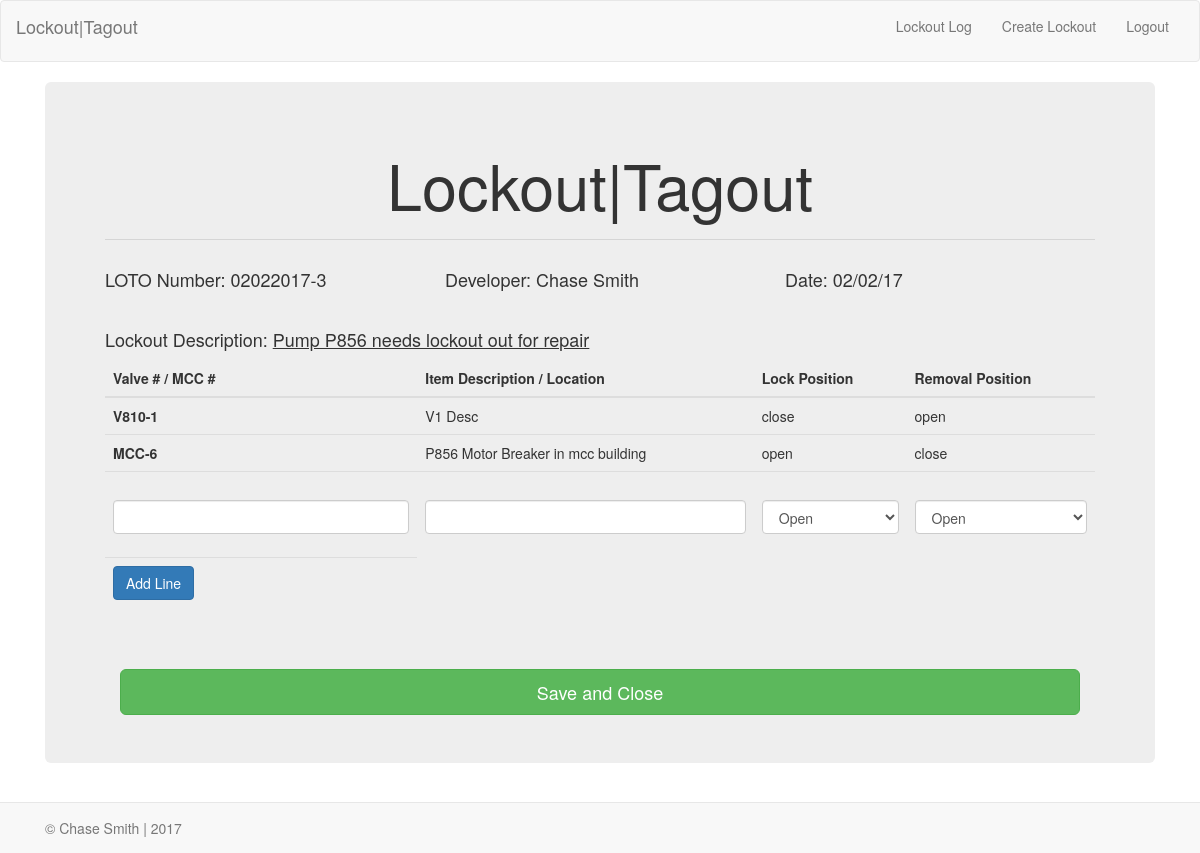
The app's page /save_lockout with its own data.
### models.py (models this page shows, shortened)
class Lockout(db.Model):
    __tablename__="lockout"
    id=db.Column(db.Integer, primary_key=True)
    lockout_number=db.Column(db.String(10), nullable=False)
    lockout_description=db.Column(db.String(200), nullable=False)
    lockout_author = db.relationship('User', backref=db.backref('lockout_author', lazy='dynamic'))
    user_id=db.Column('user_id', db.Integer, db.ForeignKey('user.id'))
    filename=db.Column(db.String(300), nullable=True)
    status=db.Column(db.Boolean(), default=True)
    goggles=db.Column(db.Boolean(), default=False)
    faceshield=db.Column(db.Boolean(),default=False)
    fullface=db.Column(db.Boolean(), default=False)
    dustmask=db.Column(db.Boolean(), default=False)
    leathergloves=db.Column(db.Boolean(), default=False)
    saranax=db.Column(db.Boolean(), default=False)
    nitrilegloves=db.Column(db.Boolean(), default=False)
    chemicalgloves=db.Column(db.Boolean(), default=False)
    chemicalsuit=db.Column(db.Boolean(),default=False)
    tyrex=db.Column(db.Boolean(),default=False)
    rubberboots=db.Column(db.Boolean(),default=False)
    sar=db.Column(db.Boolean(),default=False)
    data=db.Column(db.LargeBinary(),nullable=True)
    date=db.Column(db.DateTime)
    ppe=db.Column(db.String(50), nullable=True)

class User(db.Model):
    __tablename__="user"
    id=db.Column(db.Integer, primary_key=True)
    username=db.Column(db.String(20), unique=True)
    first_name=db.Column(db.String(20), nullable=False)
    last_name=db.Column(db.String(20), nullable=False)
    position=db.Column(db.String(50), nullable=False)

class Lockout_Line(db.Model):
    __tablename__="lockout_line"
    id=db.Column(db.Integer, primary_key=True)
    valve_number=db.Column(db.String(10), nullable=False)
    line_description=db.Column(db.String(50), nullable=True)
    lock_position=db.Column(db.String(10), nullable=False)
    removal_position=db.Column(db.String(10), nullable=False)
    lockout=db.relationship('Lockout', backref=db.backref('lockout', lazy='dynamic'))
    lockout_id=db.Column('lockout_id', db.Integer, db.ForeignKey('lockout.id'))

### app.py (the view)
@app.route('/save_lockout', methods=['POST', 'GET'])
def save_lockout():
    all_lockout=db.session.query(Lockout).all()
    this_lockout=all_lockout[-1]
    lockout_line_form=LockoutLineForm(request.form)
    lockout_lines=this_lockout.lockout
    if request.method == 'POST':
        new_lockout_line=Lockout_Line(valve_number=lockout_line_form.valve_number.data,
                        line_description=lockout_line_form.line_description.data,
                        lock_position=lockout_line_form.lock_position.data,
                        removal_position=lockout_line_form.removal_position.data,
                        lockout=this_lockout)
        db.session.add(new_lockout_line)
        db.session.commit()
        return redirect(url_for('save_lockout'))
    else:
        return render_template('save_lockout.html', this_lockout=this_lockout, lockout_line_form=lockout_line_form, lockout_lines=lockout_lines)

### forms.py
class LockoutLineForm(Form):
    valve_number=StringField(u'',[validators.Length(max=10)])
    line_description=StringField(u'',[validators.Length(max=50)])
    lock_position=SelectField(u'', choices=[('open','Open'),('close','Close')])
    removal_position=SelectField(u'', choices=[('open','Open'),('close','Close')])

### templates/save_lockout.html (shortened to what this page needs)
{% extends "base.html" %}
{% import "bootstrap/wtf.html" as wtf %}
{% block content %}
<div class="container-fluid">
  <div class="jumbotron">
    <div class="text-center">
      <h1>Lockout|Tagout</h1>
    </div>
      <hr>
      <div class="row">
        <div class="col-md-4">
          <h4> LOTO Number: {{ this_lockout.lockout_number }} </h4>
        </div>
        <div class="col-md-4">
          <h4>Developer: {{ this_lockout.lockout_author.first_name }} {{ this_lockout.lockout_author.last_name }}</h4>
        </div>
        <div class="col-md-4">
          <h4>Date: {{ this_lockout.date.strftime("%m/%d/%y") }}</h4>
        </div>
      </div>
    <br>
    <div class="row">
      <div class="col-xs-12">
        <h4>Lockout Description: <u>{{ this_lockout.lockout_description }}</u></h4>
      </div>
    </div>
      <table class="table" id="lines_table">
        <thead>
          <tr>
            <th>Valve # / MCC #</th>
            <th>Item Description / Location</th>
            <th>Lock Position</th>
            <th>Removal Position</th>
          </tr>
        </thead>
        <tbody>
          {% for each in lockout_lines %}
              <tr>
                <th scope="row">{{ each.valve_number}}</th>
                  <td>{{ each.line_description }}</td>
                  <td>{{ each.lock_position }}</td>
                  <td>{{ each.removal_position }}</td>
              </tr>
          {% endfor %}
        <form  method="POST" action="/save_lockout">
          <tr>
            <th scope="row">{{ wtf.form_field(lockout_line_form.valve_number) }}</th>
              <td>{{ wtf.form_field(lockout_line_form.line_description) }}</td>
              <td>{{ wtf.form_field(lockout_line_form.lock_position) }}</td>
              <td>{{ wtf.form_field(lockout_line_form.removal_position) }}</td>
          </tr>
          <tr>
            <th><button class="btn btn-primary" type="submit">Add Line</button></th>
          </tr>
        </tbody>
      </table>
    <div class="container">
      <hr>
      <a class="btn btn-success btn-lg btn-block" href="/" role="button">Save and Close</a>
    </diV>
  </div>
</div>
{% endblock %}

### templates/base.html (shortened to what this page needs)
<!DOCTYPE html>
<html>
  <head>
    {% block head %}
    <link rel="stylesheet" href="https://maxcdn.bootstrapcdn.com/bootstrap/3.3.7/css/bootstrap.min.css">
    <link href="{{ url_for('static', filename='style.css') }}" rel="stylesheet">
    {% endblock %}
  </head>
  <nav class="navbar navbar-default">
  <div class="container-fluid">
    <div class="navbar-header">
      <p class="navbar-brand">Lockout|Tagout</p>
    </div>
    <div class="collapse navbar-collapse">
    <ul class="nav navbar-nav navbar-right">
        <li><a href="/">Lockout Log</a></li>
        <li><a href="/lockout"> Create Lockout</a></li>
        <li><a href="/logout">Logout</a></li>
    </ul>
    </div>
  </div>
</nav>
    <div class="container"   style="margin-bottom: 60px;">
      {% block content %}{% endblock %}
    </div>
    <div class="navbar navbar-default navbar-fixed-bottom" role="navigation"  style="margin-bottom: 0px;" >
    	<div class="container">
    		<p class ="navbar-text"> &copy; Chase Smith | 2017</p>
    	</div>
    </div>
  </body>
</html>

### static/style.css (style rules this page uses)
hr { background-color: blue; }

### records on screen
Lockout: lockout_number "02022017-3", date "02/02/17", lockout_description "Pump P856 needs lockout out for repair"
User: lockout_author.first_name "Chase", lockout_author.last_name "Smith"
Lockout_Line: valve_number "V810-1", line_description "V1 Desc", lock_position "close", removal_position "open"
Lockout_Line: valve_number "MCC-6", line_description "P856 Motor Breaker in mcc building", lock_position "open", removal_position "close"
